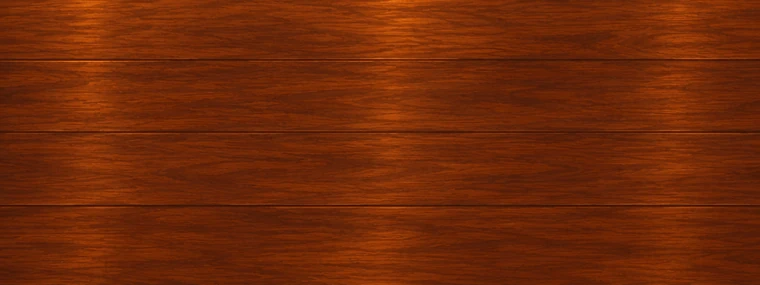
#> input picture assets/sources/comptoir-bois.webp, 760 x 285 px, found by its file name
$ python pack-comptoir.py
#> lines starting #> are read from the running program, lines starting #| are printed output that depends on the picture
"""Comptoir de Volta (3 novembre 2026, choisi par Jérémie et Anaïs : « c'est mieux sombre ») : plan de travail sombre,
rebord en bois clair (couleurs du rebord dans src/render.js, src/style.css et src/story.js).
Part du bois de Galopins (assets/sources/comptoir-bois.webp) : moins saturé, assombri, légèrement chaud.
Usage, depuis la racine du dépôt :
  python3 tools/pack-comptoir.py   → assets/ui/service-wood.webp"""
import numpy as np
from PIL import Image
a = np.array(Image.open('assets/sources/comptoir-bois.webp').convert('RGB')).astype(np.float32)
lum = a.mean(-1, keepdims=True)
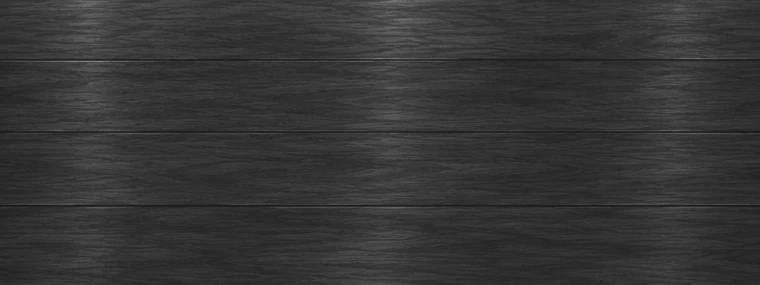
#> lum: shape (285, 760, 1) float32; min 24, max 130, mean 53.7
dark = (a * 0.35 + lum * 0.65) * 0.42 + np.array([6, 3, 0])
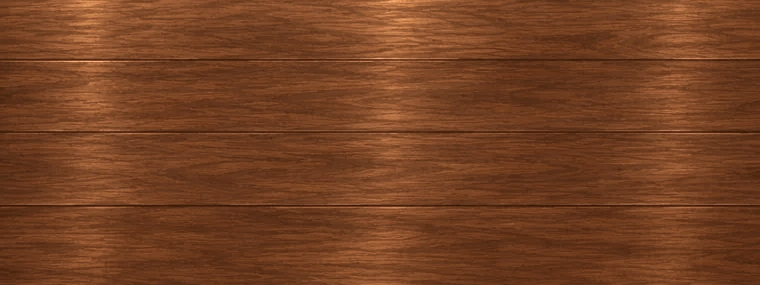
#> dark: shape (285, 760, 3) float64; mean R, G, B 37.2, 23.6, 15.8; drawn with min black and max white
Image.fromarray(np.clip(dark, 0, 255).astype(np.uint8)).save('assets/ui/service-wood.webp', 'WEBP', quality=90)
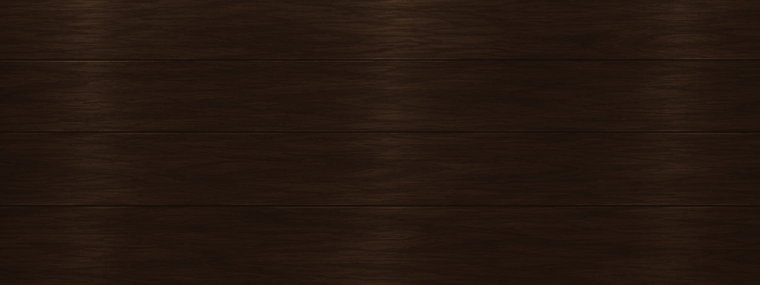
#> saved as service-wood.webp: PIL image 760x285 RGB; mean R, G, B 36.7, 23.1, 15.3
print('assets/ui/service-wood.webp')
